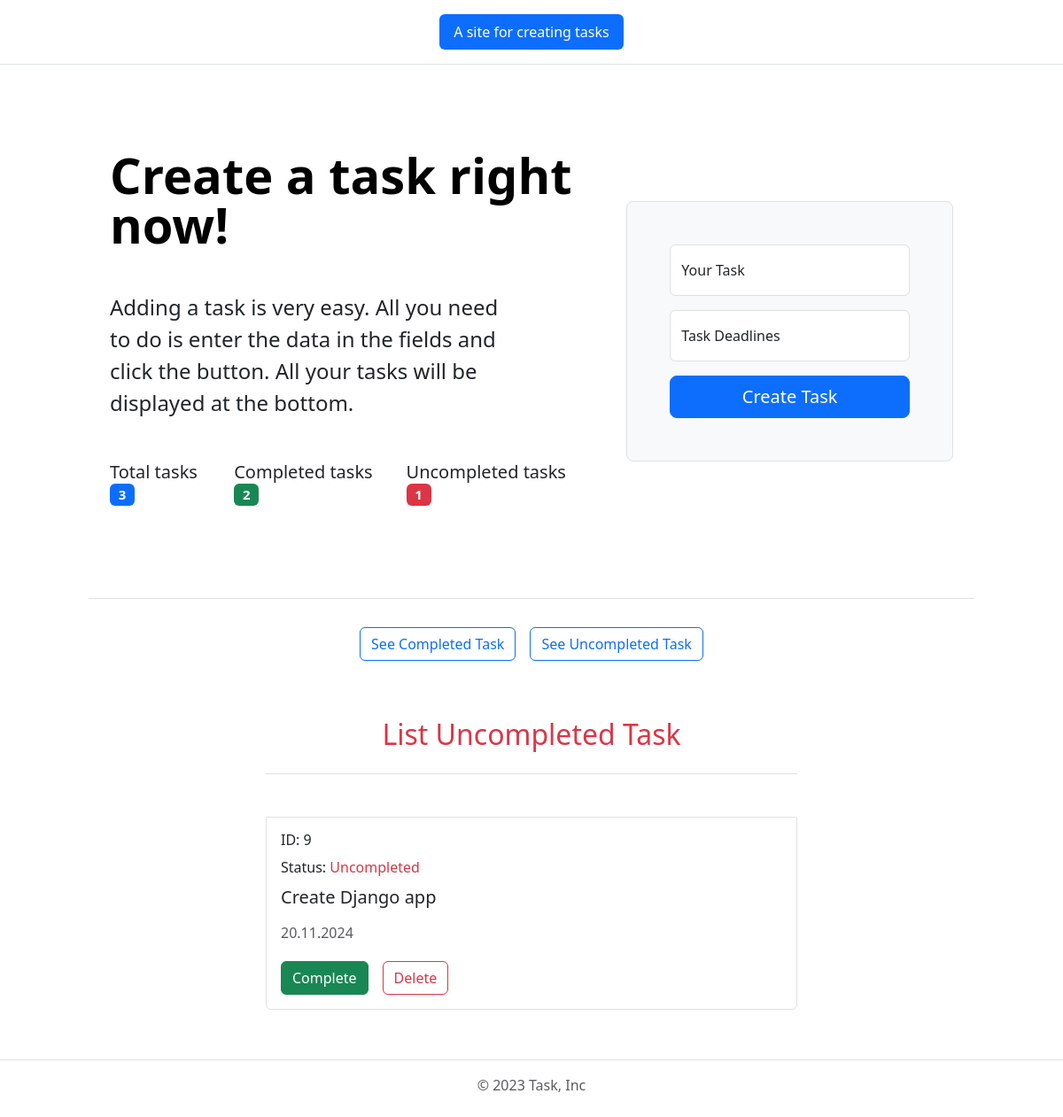
Before: / with the older database file.
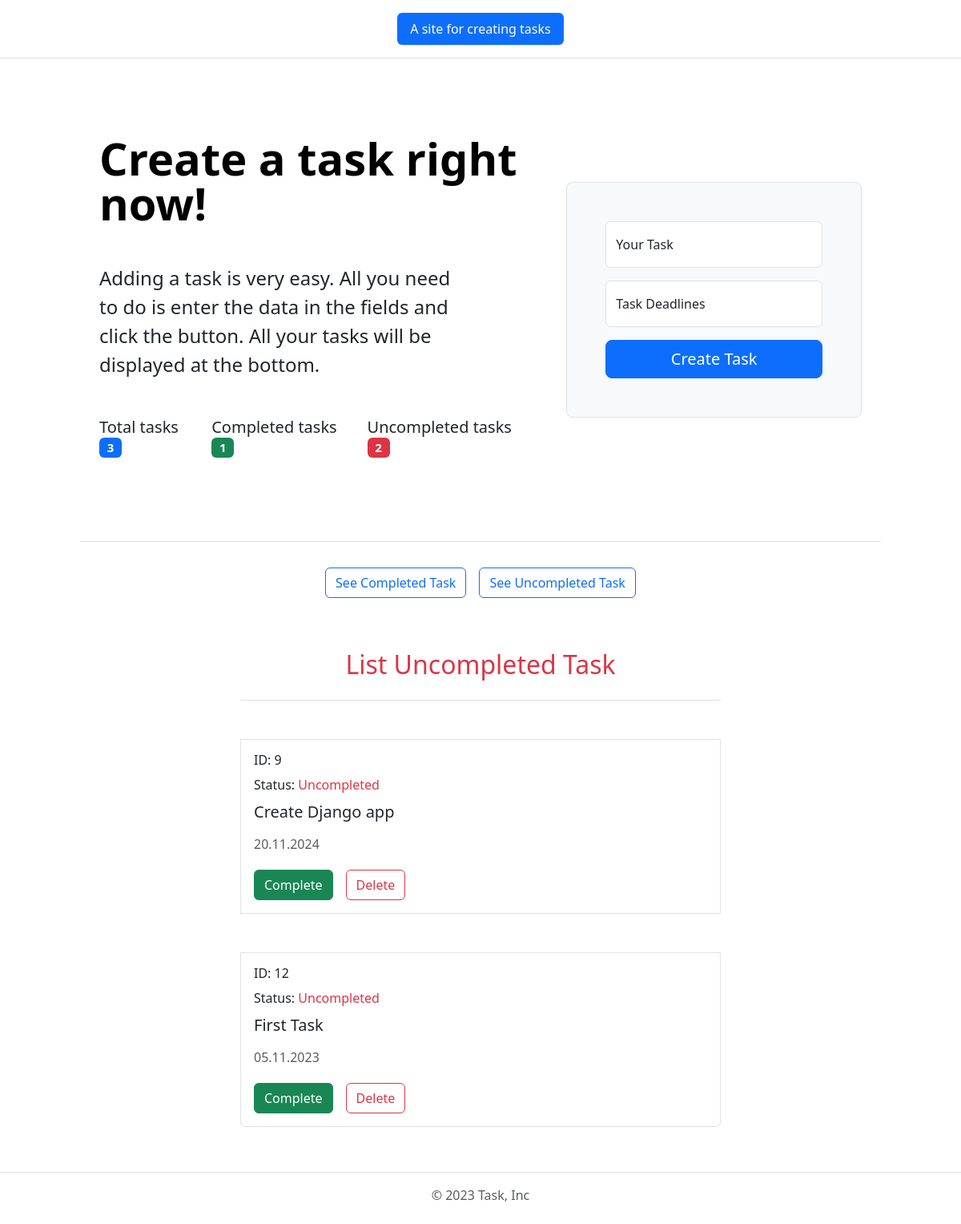
After: the same page with the newer database file.
### tables this page shows
CREATE TABLE tasks (id INTEGER PRIMARY KEY AUTOINCREMENT, task TEXT, date TEXT, status TEXT);

### main.py (the view)
        @staticmethod
        @app.route("/", methods=["GET", "POST"])
        def home():
            task_filter = None
            if request.method == "POST":
                task_filter = request.form.get("task_filter")
                tasks = Database.select(
                    db=db,
                    table=table,
                    columns=columns,
                    condition="status = '{}'".format(task_filter),
                )
            else:
                tasks = Database.select(
                    db=db,
                    table=table,
                    columns=columns,
                    condition="status = 'uncompleted'",
                )
            total_tasks = Database.count(db=db, table=table)
            completed_tasks = Database.count(db=db, table=table, status="completed")
            uncompleted_tasks = Database.count(db=db, table=table, status="uncompleted")
            return render_template(
                "home.html",
                page="home",
                tasks=tasks,
                total=total_tasks,
                completed=completed_tasks,
                uncompleted=uncompleted_tasks,
                task_filter=task_filter,
            )

### utilites.py (called while the page is built, shortened)
    @staticmethod
    def query(
        db: str, sql: str, args: tuple, many: bool = True
    ) -> list[tuple] or tuple:
        try:
            with sqlite3.connect(db) as connection:
                cursor = connection.cursor()
                cursor.execute(sql, args)
                if many:
                    return cursor.fetchall()
                return cursor.fetchone()
        except Exception as error:
            return error

    @staticmethod
    def select(
        db: str, table: str, columns: list[str], condition: str = None, id: int = None
    ) -> list[tuple] or tuple:
        query = "SELECT id, {} FROM {} {}".format(
            ", ".join(columns), table, "WHERE " + condition if condition else None
        )
        if not id:
            return Database.query(db=db, sql=query, args=())

    @staticmethod
    def count(db: str, table: str, status: str = None) -> int:
        if status:
            query = "SELECT COUNT(*) FROM {} WHERE status = '{}'".format(table, status)
        else:
            query = "SELECT COUNT(*) FROM {}".format(table)
        return Database.query(db=db, sql=query, args=())[0][0]

### templates/home.html
{% extends "components/index.html" %}
{% block main %}
<div class="container col-xl-10 col-xxl-8 px-4 py-5 border-bottom">
  <div class="row align-items-center g-lg-5 py-5">
    <div class="col-lg-7 text-center text-lg-start">
      <h1 class="display-4 fw-bold lh-1 text-body-emphasis mb-3">Create a task right now!</h1>
      <p class="col-lg-10 mt-5 fs-4">Adding a task is very easy. All you need to do is enter the data in the fields and click the button. All your tasks will be displayed at the bottom.</p>
      <div class="d-flex gap-3 mt-5">
        <h5 class="border-right">Total tasks <span class="badge bg-primary">{{ total }}</span></h5>
        <h5 class="border-right">Сompleted tasks <span class="badge bg-success">{{ completed }}</span></h5>
        <h5 class="border-right">Uncompleted tasks <span class="badge bg-danger">{{ uncompleted }}</span></h5>
      </div>
    </div>
    <div class="col-md-10 mx-auto col-lg-5">
      <form method="POST" action="/add_task" class="p-4 p-md-5 border rounded-3 bg-body-tertiary">
        <div class="form-floating mb-3">
          <input type="text" class="form-control" id="task" name="task" placeholder="Your Task">
          <label for="task">Your Task</label>
        </div>
        <div class="form-floating mb-3">
          <input type="text" class="form-control" id="date" name="date" placeholder="Deadlines Task">
          <label for="date">Task Deadlines</label>
        </div>
        <button class="w-100 btn btn-lg btn-primary" type="submit">Create Task</button>
      </form>
    </div>
  </div>
</div>
<div class="d-flex justify-content-center align-items-center mt-3">
  <form method="POST" class="d-flex gap-3 mt-3">
    <button type="submit" class="btn btn-outline-primary" name="task_filter" value="completed">See Completed Task</button>
    <button type="submit" class="btn btn-outline-primary" name="task_filter" value="uncompleted">See Uncompleted Task</button>
  </form>
</div>
<div class="d-flex flex-column flex-md-row p-4 gap-3 py-md-5 align-items-center justify-content-center">
  <div class="list-group d-inline-flex gap-5">
    {% if tasks %}
      {% if task_filter == 'completed' %}
      <div class="container d-flex justify-content-center align-items-center border-bottom">
        <h2 class="p-3 text-success">List Completed Task</h2>
      </div>
      {% else %}
      <div class="container d-flex justify-content-center align-items-center border-bottom">
        <h2 class="p-3 text-danger">List Uncompleted Task</h2>
      </div>
      {% endif %}
      {% for id, task, date, status in tasks %}
      <a class="list-group-item list-group-item-action d-inline-flex gap-3 py-3 border-top" aria-current="true">
        <div class="d-inline-flex gap-3 justify-content-between">
          <div class="d-flex gap-1 flex-column">
            <h6>ID: {{ id }}</h6>
            <h6>Status: <span class="{% if status == 'completed' %} text-success {% else %} text-danger {% endif %}">{{ status | capitalize}}</span></h6>
            <h5>{{ task }}</h5>
            <p class="mt-1 mb-0 opacity-75">{{ date }}</p>
            <div class="d-flex gap-3 mt-3 mb-0">
              {% if status != 'completed' %}
              <form method="POST" action="/complete_task/{{ id }}">
                <button type="submit" class="btn btn-success">Complete</button>
              </form>
              {% endif %}
              <form method="POST" action="/delete_task/{{ id }}">
                  <button type="submit" class="btn btn-outline-danger">Delete</button>
              </form>
            </div>
          </div>
        </div>
      </a>
      {% endfor %}
    {% else %}
    <div class="container d-flex justify-content-center align-items-center border-bottom">
      <h2 class="p-3">There are no tasks!</h2>
    </div>
    {% endif %}
  </div>
</div>
{% endblock main %}

### templates/components/index.html (shortened to what this page needs)
<!DOCTYPE html>
<html lang="en">
<head>
    <link rel="stylesheet" href="{{ url_for('static', filename='style.css') }}">
    <link rel="stylesheet" href="{{ url_for('static', filename='bootstrap/css/bootstrap.css') }}">
</head>
<body>
    <header class="d-flex justify-content-center py-3 border-bottom">
      <ul class="nav nav-pills">
        <li class="nav-item"><a href="#" class="nav-link active" aria-current="page">A site for creating tasks</a></li>
      </ul>
    </header>
    <main class="content">
      {% block main %}{% endblock main %}
    </main>
    <footer class="py-1 my-1">
      <p class="text-center text-body-secondary border-top pt-3">© 2023 Task, Inc</p>
    </footer>
</body>
</html>

### static/style.css (style rules this page uses)
body { min-height: 100vh; display: flex; flex-direction: column; }
.content { flex: 1; }
@media (min-width: 600px) and (max-width: 1200px) { .list-group-item { min-width: 400px; } }
@media (min-width: 1200px) { .list-group-item { min-width: 600px; } }

Changed rows visible on the page:
added tasks: id "12", status "Uncompleted", task "First Task", date "05.11.2023"
Other visible differences:
{{ completed }}: "2" → "1"
{{ uncompleted }}: "1" → "2"
